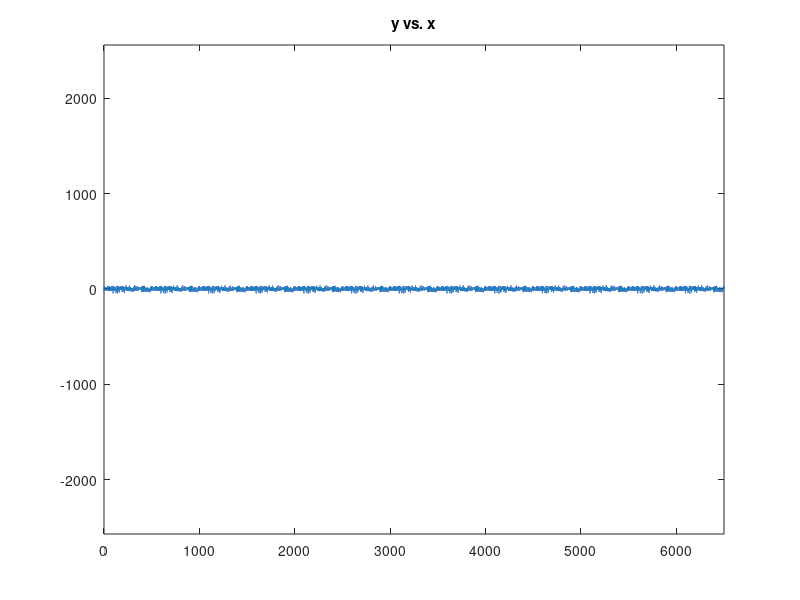
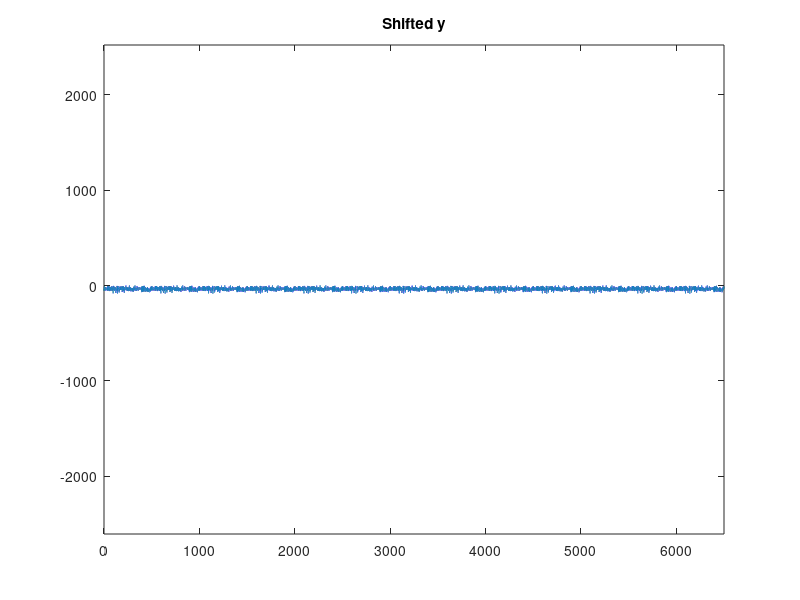
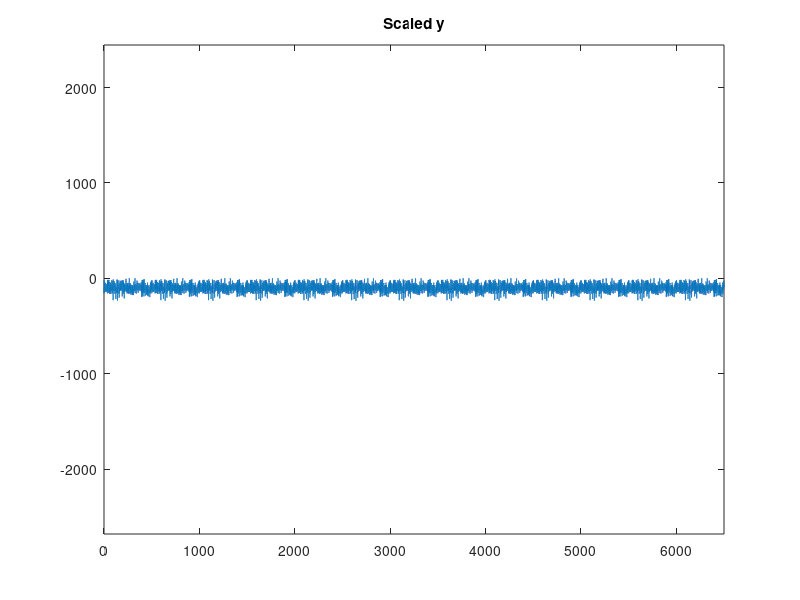
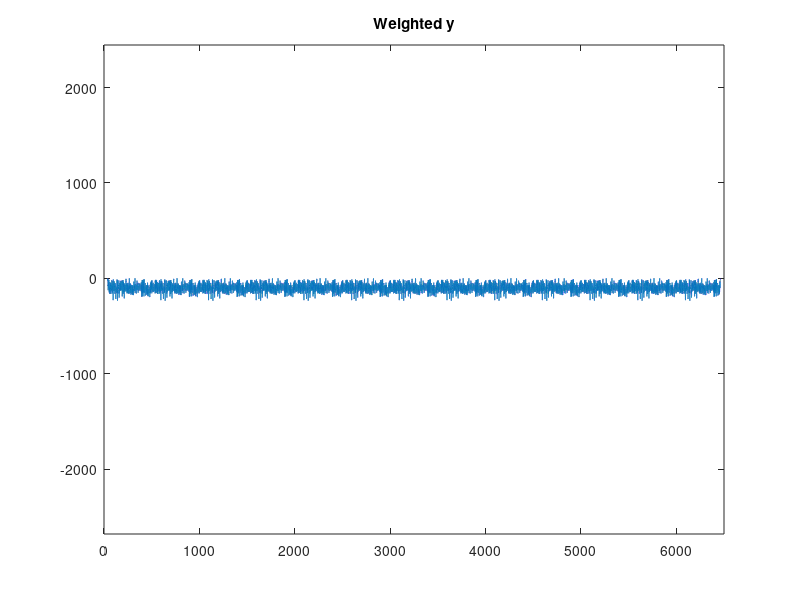

These charts were generated, in order, by the following MATLAB code:
close all;clc;clear all;
N = 200;
k = 100;
l = 5*k;
sigma       = 1;
phiScale    = 10;
xNum        = 1e6;
stdMax      = 5;
kw          = 0.5;
b           = 1e9;

Z = randn(N);
A = 2*k*(1+Z/sigma);

n = 1:N;
phi = phiScale*rand(1,N);

x = linspace(0,6.5e3,xNum);
y = zeros(1,xNum);
for i = 1:N
   y = A(i)*cos(2*pi*n(i)*x/l + phi(i))/N + y;
end
figure
plot(x,y)
axis equal
title('y vs. x')
fprintf('~~~~~~ yVals ~~~~~~\n')
fprintf('Mean       : %0.4f\n',mean(y))
fprintf('Avg Value  : %0.4f\n',trapz(x,y)/(max(x) - min(x)))
fprintf('Min Value  : %0.4f\n',min(y))
fprintf('Max Value  : %0.4f\n',max(y))

figure
yshift = y-max(y);
plot(x,yshift)
axis equal
title('Shifted y')
fprintf('\n~~~~~~ Shifted ~~~~~~\n')
fprintf('Mean       : %0.4f\n',mean(yshift))
fprintf('Avg Value  : %0.4f\n',trapz(x,yshift)/(max(x) - min(x)))
fprintf('Min Value  : %0.4f\n',min(yshift))
fprintf('Max Value  : %0.4f\n',max(yshift))

figure
yscaled = k/abs(mean(yshift))*yshift;
plot(x,yscaled)
axis equal
title('Scaled y')
fprintf('\n~~~~~~ Scaled ~~~~~~\n')
fprintf('Mean       : %0.4f\n',mean(yscaled))
fprintf('Avg Value  : %0.4f\n',trapz(x,yscaled)/(max(x) - min(x)))
fprintf('Min Value  : %0.4f\n',min(yscaled))
fprintf('Max Value  : %0.4f\n',max(yscaled))

std_yscaled = std(yscaled);

w1 = 1./(1+b*exp(-kw*x));
w2 = 1./(1+b*exp(-kw*(max(x)-x)));
w  = w1+w2-1;
figure
yweighted = yscaled.*w;
plot(x,yweighted)
axis equal
title('Weighted y')
fprintf('\n~~~~~~ Weighted ~~~~~~\n')
fprintf('Mean       : %0.4f\n',mean(yweighted))
fprintf('Avg Value  : %0.4f\n',trapz(x,yweighted)/(max(x) - min(x)))
fprintf('Min Value  : %0.4f\n',min(yweighted))
fprintf('Max Value  : %0.4f\n',max(yweighted))